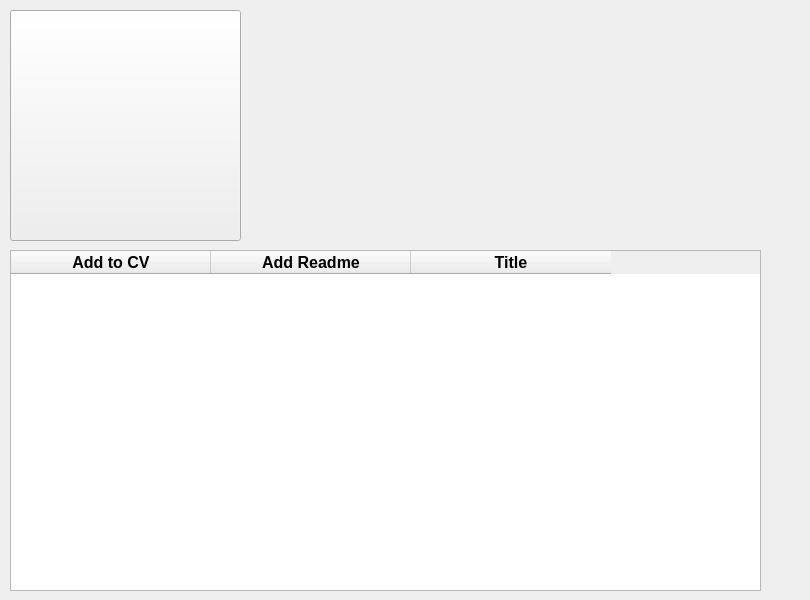
      <widget class="QWidget" name="GitTab">
       <attribute name="title">
        <string>GitHub Repos</string>
       </attribute>
       <widget class="QPushButton" name="fetchRepo">
        <property name="geometry">
         <rect>
          <x>10</x>
          <y>10</y>
          <width>231</width>
          <height>231</height>
         </rect>
        </property>
        <property name="font">
         <font>
          <pointsize>24</pointsize>
         </font>
        </property>
        <property name="text">
         <string/>
        </property>
        <property name="icon">
         <iconset resource="Infoqrc.qrc">
          <normaloff>:/icons/fetch.png</normaloff>:/icons/fetch.png</iconset>
        </property>
        <property name="iconSize">
         <size>
          <width>300</width>
          <height>250</height>
         </size>
        </property>
       </widget>
       <widget class="QLabel" name="label">
        <property name="geometry">
         <rect>
          <x>460</x>
          <y>-40</y>
          <width>341</width>
          <height>321</height>
         </rect>
        </property>
        <property name="text">
         <string/>
        </property>
        <property name="pixmap">
         <pixmap resource="Infoqrc.qrc">:/icons/gitrepo.png</pixmap>
        </property>
        <property name="scaledContents">
         <bool>true</bool>
        </property>
       </widget>
       <widget class="QTableWidget" name="repoWidget">
        <property name="geometry">
         <rect>
          <x>10</x>
          <y>250</y>
          <width>751</width>
          <height>341</height>
         </rect>
        </property>
        <property name="sizePolicy">
         <sizepolicy hsizetype="Fixed" vsizetype="Fixed">
          <horstretch>0</horstretch>
          <verstretch>0</verstretch>
         </sizepolicy>
        </property>
        <property name="alternatingRowColors">
         <bool>true</bool>
        </property>
        <attribute name="horizontalHeaderDefaultSectionSize">
         <number>200</number>
        </attribute>
        <column>
         <property name="text">
          <string>Add to CV</string>
         </property>
         <property name="font">
          <font>
           <pointsize>12</pointsize>
           <weight>75</weight>
           <bold>true</bold>
          </font>
         </property>
        </column>
        <column>
         <property name="text">
          <string>Add Readme</string>
         </property>
         <property name="font">
          <font>
           <pointsize>12</pointsize>
           <weight>75</weight>
           <bold>true</bold>
          </font>
         </property>
        </column>
        <column>
         <property name="text">
          <string>Title</string>
         </property>
         <property name="font">
          <font>
           <pointsize>12</pointsize>
           <weight>75</weight>
           <bold>true</bold>
          </font>
         </property>
        </column>
       </widget>
      </widget>
